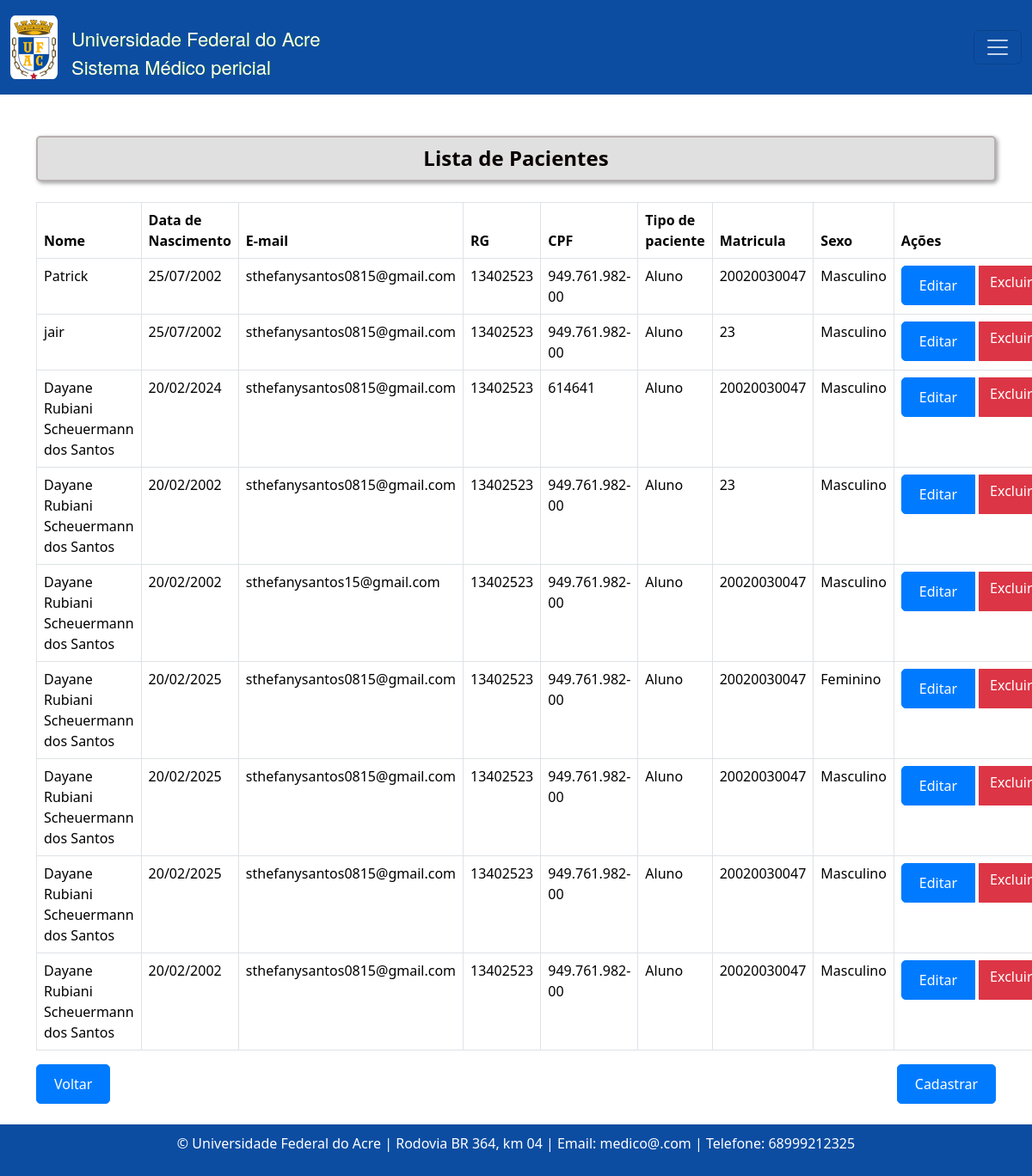
Page /pacientes/ (signed in) on the earlier database version.
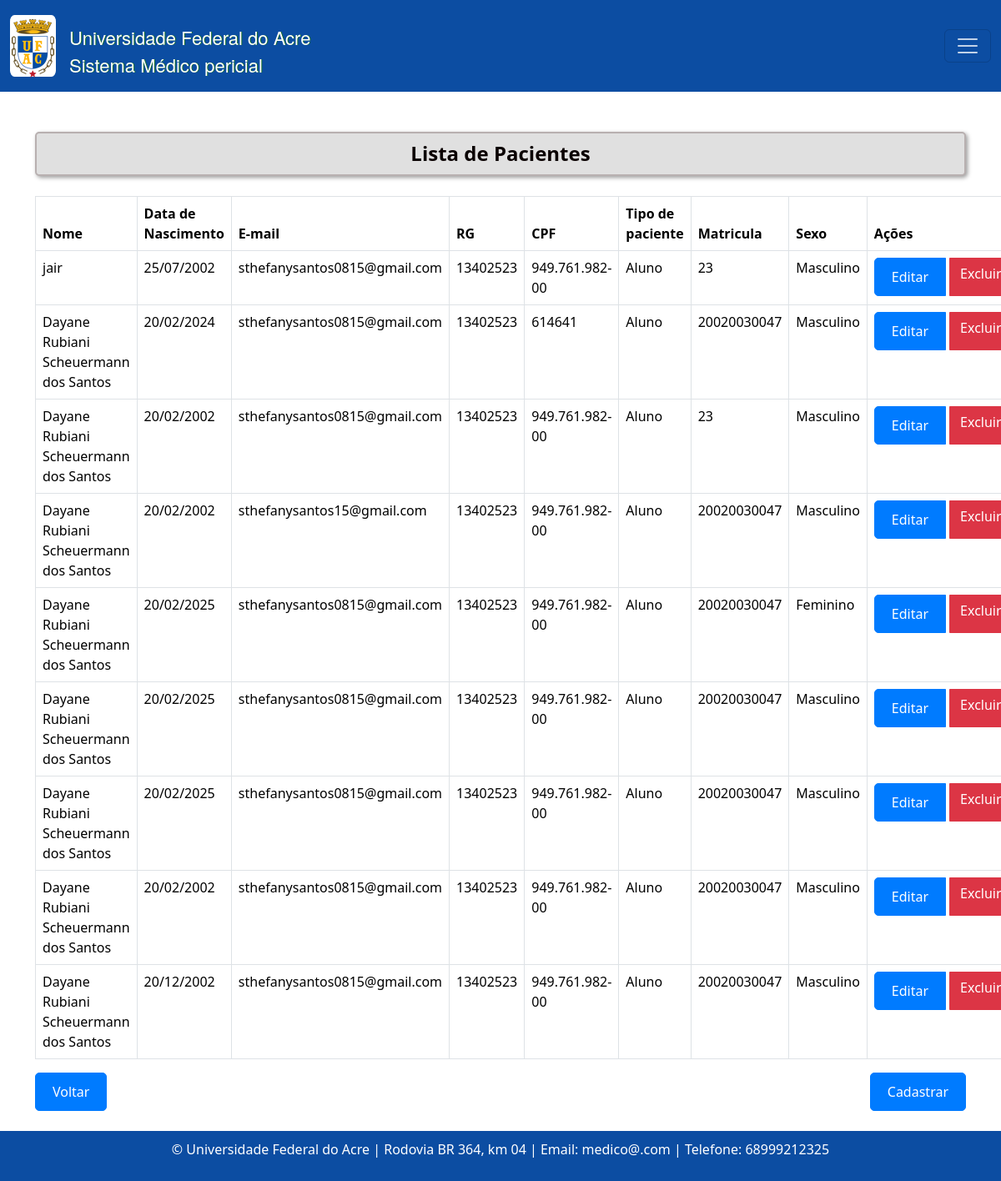
Same page on the later database version.
### consulta/models.py (models this page shows, shortened)
class Paciente(models.Model):
    nome = models.CharField(max_length=100)
    data_nascimento = models.DateField(verbose_name='Data de Nascimento', validators=[data_nasc_valida])
    email = models.EmailField()
    rg = models.CharField(max_length=20)
    cpf = models.CharField(max_length=14, validators=[validate_cpf, MinLengthValidator(11)])
    sexo = models.CharField(max_length=1, choices=[('M', 'Masculino'), ('F', 'Feminino')])
    matricula = models.CharField(max_length=20)
    TIPO_PACIENTE_CHOICES = [
        ('Aluno', 'Aluno'),
        ('Servidor', 'Servidor'),
        ('Outro', 'Outro'),
    ]
    tipo_paciente = models.CharField(max_length=20, choices=TIPO_PACIENTE_CHOICES)
    cargo_funcao = models.CharField(max_length=50, default='', blank=True, null=True,)
    cep = models.CharField(max_length=9)
    cidade = models.CharField(max_length=50)
    bairro = models.CharField(max_length=50, default='')
    uf = models.CharField('UF', max_length=2, choices=UF_CHOICE, default='AC')
    numero = models.CharField(max_length=10)
    ddd_telefone = models.CharField(max_length=3)
    complemento = models.CharField(max_length=100, blank=True, null=True, default='')  # Adicionando o valor padrão aqui

### consulta/views.py (the view)
# urls.py: path('pacientes/', listar_pacientes, name= 'pacienteListagem' ),
@login_required
def listar_pacientes(request):
    pacientes = Paciente.objects.all()
    return render(request, 'consultas/listagem_pacientes.html', {'pacientes': pacientes})

### templates/consultas/listagem_pacientes.html (shortened to what this page needs)
{% extends "base.html" %}
{% block content %}
  <h4 class="text-center mb-4 custom-title">Lista de Pacientes</h4>
  <table class="table table-bordered">
    <thead>
      <tr>
        <th>Nome</th>
        <th>Data de Nascimento</th>
        <th>E-mail</th>
        <th>RG</th>
        <th>CPF</th>
        <th>Tipo de paciente</th>
        <th>Matricula</th>
        <th>Sexo</th>
        <th>Ações</th>
      </tr>
    </thead>
    <tbody>
      {% for paciente in pacientes %}
      <tr class="paciente-row">
        <td>{{ paciente.nome }}</td>
        <td>{{ paciente.data_nascimento | date:"d/m/Y "}}</td>
        <td>{{ paciente.email }}</td>
        <td>{{ paciente.rg }}</td>
        <td>{{ paciente.cpf }}</td>
        <td>{{ paciente.tipo_paciente }}</td>
        <td>{{ paciente.matricula }}</td>
        <td>{{ paciente.get_sexo_display }}</td>
        <td>
          <div class="btn-group" role="group" aria-label="Ações">
            <a href="{% url 'pacienteEditar' paciente.id %}" class="btn btn-primary">Editar</a>
            <a href="{% url 'pacienteExcluir' paciente.id %}" class="btn btn-danger ms-1">Excluir</a>
        </div>
        </td>
      </tr>
      {% endfor %}
    </tbody>
  </table>
  <div class="d-flex justify-content-between">
    <a class="btn btn-primary" href="{% url 'home' %}">Voltar</a>
    <a class="btn btn-primary" href="{% url 'pacienteCreate'  %}">Cadastrar</a>
  </div>
{% endblock %}

Differences in the rows shown:
removed Paciente: nome "Patrick", data_nascimento "25/07/2002", email "sthefanysantos0815@gmail.com", rg "13402523", cpf "949.761.982-00", tipo_paciente "Aluno", matricula "20020030047", sexo "Masculino"
added Paciente: nome "Dayane Rubiani Scheuermann dos Santos", data_nascimento "20/12/2002", email "sthefanysantos0815@gmail.com", rg "13402523", cpf "949.761.982-00", tipo_paciente "Aluno", matricula "20020030047", sexo "Masculino"
